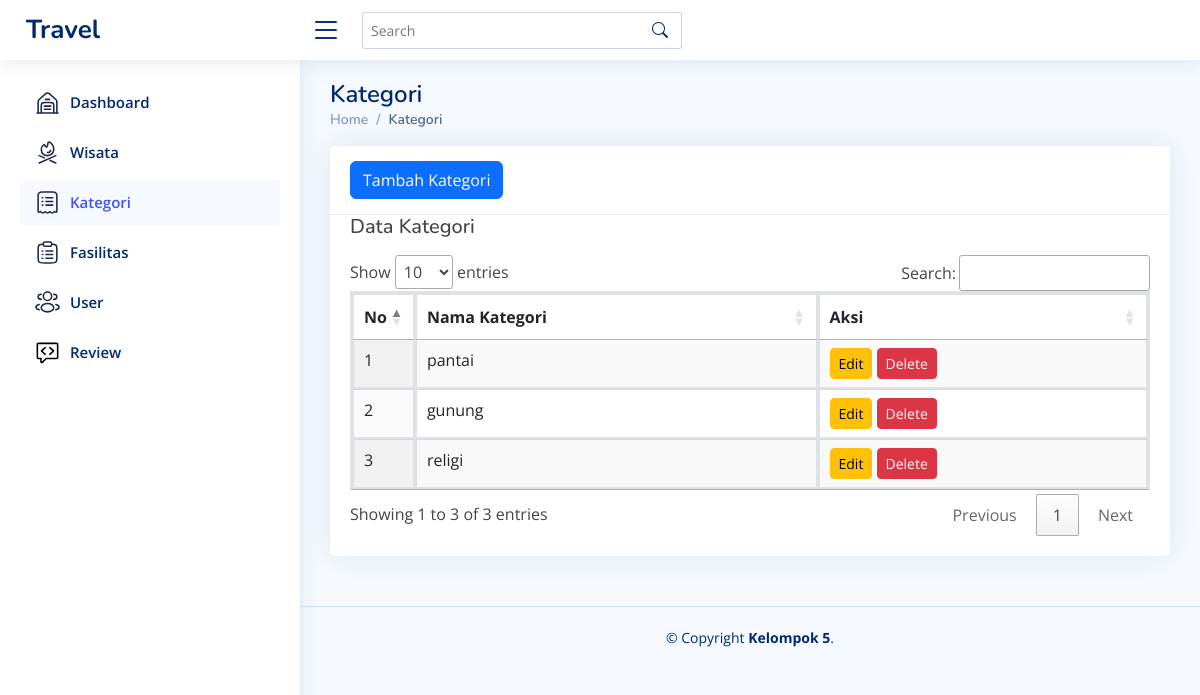
The page /admin/kategori.php on the database its author committed.
### tables this page shows
CREATE TABLE `kategori` (
  `id` int(11) NOT NULL,
  `nama_kategori` varchar(50) NOT NULL
);

### admin/kategori.php (the view, shortened to what this page needs)
<?php
include('proses-kategori.php');
?>
<!DOCTYPE html>
<html lang="en">
<head>
    <link href="assets/vendor/bootstrap/css/bootstrap.min.css" rel="stylesheet">
    <link href="assets/vendor/bootstrap-icons/bootstrap-icons.css" rel="stylesheet">
    <link href="assets/vendor/boxicons/css/boxicons.min.css" rel="stylesheet">
    <link href="assets/vendor/quill/quill.snow.css" rel="stylesheet">
    <link href="assets/vendor/quill/quill.bubble.css" rel="stylesheet">
    <link href="assets/vendor/remixicon/remixicon.css" rel="stylesheet">
    <link href="assets/vendor/simple-datatables/style.css" rel="stylesheet">
    <link rel="stylesheet" href="https://cdn.datatables.net/1.13.7/css/jquery.dataTables.css" />
    <link href="https://cdn.jsdelivr.net/npm/sweetalert2@11.9.0/dist/sweetalert2.min.css" rel="stylesheet">
    <link href="assets/css/style.css" rel="stylesheet">
<body>
    <header id="header" class="header fixed-top d-flex align-items-center">
        <div class="d-flex align-items-center justify-content-between">
            <a href="index.php" class="logo d-flex align-items-center">
                <span class="d-none d-lg-block">Travel</span>
            </a>
            <i class="bi bi-list toggle-sidebar-btn"></i>
        </div>
        <div class="search-bar">
            <form class="search-form d-flex align-items-center" method="POST" action="#">
                <input type="text" name="query" placeholder="Search" title="Enter search keyword">
                <button type="submit" title="Search"><i class="bi bi-search"></i></button>
            </form>
        </div>
    </header>
    <aside id="sidebar" class="sidebar">
        <ul class="sidebar-nav" id="sidebar-nav">
            <li class="nav-item">
                <a class="nav-link collapsed" href="index.php">
                    <span>Dashboard</span>
                </a>
            </li>
            <li class="nav-item">
                <a class="nav-link collapsed" href="wisata.php">
                    <span>Wisata</span>
                </a>
            </li>
            <li class="nav-item">
                <a class="nav-link" href="kategori.php">
                    <span>Kategori</span>
                </a>
            </li>
            <li class="nav-item">
                <a class="nav-link collapsed" href="fasilitas.php">
                    <span>Fasilitas</span>
                </a>
            </li>
            <li class="nav-item">
                <a class="nav-link collapsed" href="user.php">
                    <span>User</span>
                </a>
            </li>
            <li class="nav-item">
                <a class="nav-link collapsed" href="review.php">
                    <span>Review</span>
                </a>
            </li>
        </ul>
    </aside>
    <main id="main" class="main">
        <div class="pagetitle">
            <h1>Kategori</h1>
            <nav>
                <ol class="breadcrumb">
                    <li class="breadcrumb-item"><a href="index.php">Home</a></li>
                    <li class="breadcrumb-item active">Kategori</li>
                </ol>
            </nav>
        </div>
        <section class="section dashboard">
            <div class="card">
                <div class="card-header">
                    <button type="button" class="btn btn-primary" data-bs-toggle="modal" data-bs-target="#exampleModal" style="margin-left: 5px;">
                        Tambah Kategori
                    </button>
                </div>
                <div class="card-body">
                    <h5 class="mb-3">Data Kategori</h5>
                    <div class="table-responsive">
                        <table class="table table-bordered display" id="myTable">
                            <thead>
                                <tr>
                                    <th style="width: 5px;">No</th>
                                    <th>Nama Kategori</th>
                                    <th>Aksi</th>
                                </tr>
                            </thead>
                            <tbody>
                                <?php
                                $datakategori = mysqli_query($conn, "SELECT * FROM kategori");
                                $i = 1;
                                while ($ambildata = mysqli_fetch_array($datakategori)) {
                                    $nama_kategori = $ambildata['nama_kategori'];
                                    $aksi = $ambildata['id'];
                                ?>
                                    <tr>
                                        <td><?= $i++; ?></td>
                                        <td><?= $nama_kategori; ?></td>
                                        <td class="flex flex-wrap gap-2">
                                            <button type="button" class="btn btn-warning btn-sm" data-bs-toggle="modal" data-bs-target="#edit<?= $aksi; ?>">Edit</button>
                                            <button type="button" class="btn btn-danger btn-sm" onclick="deleteItem(<?= $aksi; ?>)">Delete</button>
                                        </td>
                                    </tr>
                                <?php
                                };
                                ?>
                            </tbody>
                        </table>
                    </div>
                </div>
            </div>
        </section>
    </main>
    <footer id="footer" class="footer">
        <div class="copyright">
            &copy; Copyright <strong><span>Kelompok 5</span></strong>.
        </div>
    </footer>
</body>
</html>

### admin/assets/css/style.css (style rules this page uses)
:root { scroll-behavior: smooth; }
body { font-family: "Open Sans", sans-serif; background: #f6f9ff; color: #444444; }
a { color: #4154f1; text-decoration: none; }
h1, h2, h3, h4, h5, h6 { font-family: "Nunito", sans-serif; }
.card { position: relative; display: flex; flex-direction: column; min-width: 0; word-wrap: break-word; background-color: #fff; background-clip: border-box; border: 1px solid rgba(0, 0, 0, 0.125); border-radius: 0.25rem; }
.card-header { padding: 0.75rem 1.25rem; margin-bottom: 0; background-color: rgba(0, 0, 0, 0.03); border-bottom: 1px solid rgba(0, 0, 0, 0.125); }
.card-header:first-child { border-radius: calc(0.25rem - 1px) calc(0.25rem - 1px) 0 0; }
.table-bordered { border: 2px solid #dee2e6; }
.table-bordered th, .table-bordered td { border: 2px solid #dee2e6; }
.table-bordered thead th, .table-bordered thead td { border-bottom-width: 3px; }
.card-body { flex: 1 1 auto; min-height: 1px; padding: 1.25rem; }
.table-responsive { display: block; width: 100%; overflow-x: auto; -webkit-overflow-scrolling: touch; }
#main { margin-top: 60px; padding: 20px 30px; transition: all 0.3s; }
.pagetitle { margin-bottom: 10px; }
.pagetitle h1 { font-size: 24px; margin-bottom: 0; font-weight: 600; color: #012970; }
.card { margin-bottom: 30px; border: none; border-radius: 5px; box-shadow: 0px 0 30px rgba(1, 41, 112, 0.1); }
.card-header, .card-footer { border-color: #ebeef4; background-color: #fff; color: #798eb3; padding: 15px; }
.card-body { padding: 0 20px 20px 20px; }
.breadcrumb { font-size: 14px; font-family: "Nunito", sans-serif; color: #899bbd; font-weight: 600; }
.breadcrumb a { color: #899bbd; transition: 0.3s; }
.breadcrumb .breadcrumb-item::before { color: #899bbd; }
.breadcrumb .active { color: #51678f; font-weight: 600; }
.logo { line-height: 1; }
@media (min-width: 1200px) { .logo { width: 280px; } }
.logo span { font-size: 26px; font-weight: 700; color: #012970; font-family: "Nunito", sans-serif; }
.header { transition: all 0.5s; z-index: 997; height: 60px; box-shadow: 0px 2px 20px rgba(1, 41, 112, 0.1); background-color: #fff; padding-left: 20px; }
.header .toggle-sidebar-btn { font-size: 32px; padding-left: 10px; cursor: pointer; color: #012970; }
.header .search-bar { min-width: 360px; padding: 0 20px; }
.header .search-form { width: 100%; }
.header .search-form input { border: 0; font-size: 14px; color: #012970; border: 1px solid rgba(1, 41, 112, 0.2); padding: 7px 38px 7px 8px; border-radius: 3px; transition: 0.3s; width: 100%; }
.header .search-form button { border: 0; padding: 0; margin-left: -30px; background: none; }
.header .search-form button i { color: #012970; }
.sidebar { position: fixed; top: 60px; left: 0; bottom: 0; width: 300px; z-index: 996; transition: all 0.3s; padding: 20px; overflow-y: auto; scrollbar-width: thin; scrollbar-color: #aab7cf transparent; box-shadow: 0px 0px 20px rgba(1, 41, 112, 0.1); background-color: #fff; }
@media (min-width: 1200px) { #main, #footer { margin-left: 300px; } }
.sidebar-nav { padding: 0; margin: 0; list-style: none; }
.sidebar-nav li { padding: 0; margin: 0; list-style: none; }
.sidebar-nav .nav-item { margin-bottom: 5px; }
.sidebar-nav .nav-link { display: flex; align-items: center; font-size: 15px; font-weight: 600; color: #4154f1; transition: 0.3; background: #f6f9ff; padding: 10px 15px; border-radius: 4px; }
.sidebar-nav .nav-link.collapsed { color: #012970; background: #fff; }
.footer { padding: 20px 0; font-size: 14px; transition: all 0.3s; border-top: 1px solid #cddfff; }
.footer .copyright { text-align: center; color: #012970; }

### rows shown on the page
kategori: nama_kategori "pantai"
kategori: nama_kategori "gunung"
kategori: nama_kategori "religi"
